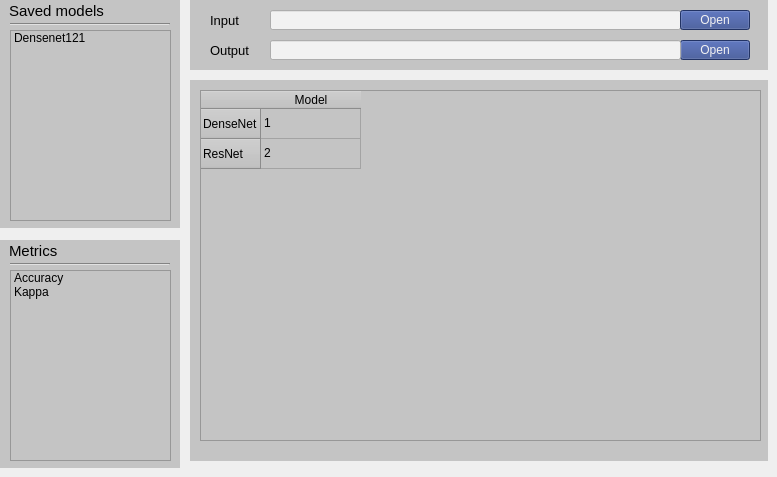
    <widget class="QWidget" name="page_mc">
     <widget class="QWidget" name="widget_folder_3" native="true">
      <property name="geometry">
       <rect>
        <x>190</x>
        <y>0</y>
        <width>578</width>
        <height>70</height>
       </rect>
      </property>
      <property name="styleSheet">
       <string notr="true">background-color: rgb(196, 196, 196);</string>
      </property>
      <widget class="QLabel" name="label_8">
       <property name="geometry">
        <rect>
         <x>20</x>
         <y>10</y>
         <width>60</width>
         <height>20</height>
        </rect>
       </property>
       <property name="font">
        <font>
         <pointsize>10</pointsize>
        </font>
       </property>
       <property name="text">
        <string>Input</string>
       </property>
      </widget>
      <widget class="QLabel" name="label_9">
       <property name="geometry">
        <rect>
         <x>20</x>
         <y>40</y>
         <width>60</width>
         <height>20</height>
        </rect>
       </property>
       <property name="font">
        <font>
         <pointsize>10</pointsize>
        </font>
       </property>
       <property name="text">
        <string>Output</string>
       </property>
      </widget>
      <widget class="QLineEdit" name="line_input_3">
       <property name="geometry">
        <rect>
         <x>80</x>
         <y>10</y>
         <width>411</width>
         <height>20</height>
        </rect>
       </property>
       <property name="styleSheet">
        <string notr="true">background-color: rgb(242, 242, 242);</string>
       </property>
      </widget>
      <widget class="QPushButton" name="btn_browser_input_3">
       <property name="geometry">
        <rect>
         <x>490</x>
         <y>10</y>
         <width>70</width>
         <height>20</height>
        </rect>
       </property>
       <property name="styleSheet">
        <string notr="true">background-color: rgb(48, 71, 140);
color: rgb(242, 242, 242);</string>
       </property>
       <property name="text">
        <string>Open</string>
       </property>
      </widget>
      <widget class="QPushButton" name="btn_browser_output_3">
       <property name="geometry">
        <rect>
         <x>490</x>
         <y>40</y>
         <width>70</width>
         <height>20</height>
        </rect>
       </property>
       <property name="styleSheet">
        <string notr="true">background-color: rgb(48, 71, 140);
color: rgb(242, 242, 242);</string>
       </property>
       <property name="text">
        <string>Open</string>
       </property>
      </widget>
      <widget class="QLineEdit" name="line_output_3">
       <property name="geometry">
        <rect>
         <x>80</x>
         <y>40</y>
         <width>411</width>
         <height>20</height>
        </rect>
       </property>
       <property name="styleSheet">
        <string notr="true">background-color: rgb(242, 242, 242);</string>
       </property>
      </widget>
     </widget>
     <widget class="QWidget" name="widget_train_test_4" native="true">
      <property name="geometry">
       <rect>
        <x>190</x>
        <y>80</y>
        <width>578</width>
        <height>381</height>
       </rect>
      </property>
      <property name="styleSheet">
       <string notr="true">background-color: rgb(196, 196, 196);</string>
      </property>
      <widget class="QTableWidget" name="tableWidget">
       <property name="geometry">
        <rect>
         <x>10</x>
         <y>10</y>
         <width>561</width>
         <height>351</height>
        </rect>
       </property>
       <row>
        <property name="text">
         <string>DenseNet</string>
        </property>
       </row>
       <row>
        <property name="text">
         <string>ResNet</string>
        </property>
       </row>
       <column>
        <property name="text">
         <string>Model</string>
        </property>
       </column>
       <item row="0" column="0">
        <property name="text">
         <string>1</string>
        </property>
       </item>
       <item row="1" column="0">
        <property name="text">
         <string>2</string>
        </property>
       </item>
      </widget>
     </widget>
     <widget class="QWidget" name="widget_Arch_2" native="true">
      <property name="geometry">
       <rect>
        <x>0</x>
        <y>0</y>
        <width>180</width>
        <height>228</height>
       </rect>
      </property>
      <property name="styleSheet">
       <string notr="true">background-color: rgb(196, 196, 196);</string>
      </property>
      <widget class="QLabel" name="label_16">
       <property name="geometry">
        <rect>
         <x>9</x>
         <y>0</y>
         <width>161</width>
         <height>21</height>
        </rect>
       </property>
       <property name="font">
        <font>
         <pointsize>11</pointsize>
        </font>
       </property>
       <property name="text">
        <string>Saved models </string>
       </property>
      </widget>
      <widget class="Line" name="line_2">
       <property name="geometry">
        <rect>
         <x>10</x>
         <y>23</y>
         <width>160</width>
         <height>3</height>
        </rect>
       </property>
       <property name="orientation">
        <enum>Qt::Horizontal</enum>
       </property>
      </widget>
      <widget class="QListWidget" name="list_saved_models">
       <property name="geometry">
        <rect>
         <x>10</x>
         <y>30</y>
         <width>161</width>
         <height>191</height>
        </rect>
       </property>
       <property name="styleSheet">
        <string notr="true"/>
       </property>
       <item>
        <property name="text">
         <string>Densenet121</string>
        </property>
        <property name="checkState">
         <enum>Unchecked</enum>
        </property>
       </item>
      </widget>
     </widget>
     <widget class="QWidget" name="widget_Arch_3" native="true">
      <property name="geometry">
       <rect>
        <x>0</x>
        <y>240</y>
        <width>180</width>
        <height>228</height>
       </rect>
      </property>
      <property name="styleSheet">
       <string notr="true">background-color: rgb(196, 196, 196);</string>
      </property>
      <widget class="QLabel" name="label_17">
       <property name="geometry">
        <rect>
         <x>9</x>
         <y>0</y>
         <width>161</width>
         <height>21</height>
        </rect>
       </property>
       <property name="font">
        <font>
         <pointsize>11</pointsize>
        </font>
       </property>
       <property name="text">
        <string>Metrics</string>
       </property>
      </widget>
      <widget class="Line" name="line_3">
       <property name="geometry">
        <rect>
         <x>10</x>
         <y>23</y>
         <width>160</width>
         <height>3</height>
        </rect>
       </property>
       <property name="orientation">
        <enum>Qt::Horizontal</enum>
       </property>
      </widget>
      <widget class="QListWidget" name="list_metrics">
       <property name="geometry">
        <rect>
         <x>10</x>
         <y>30</y>
         <width>161</width>
         <height>191</height>
        </rect>
       </property>
       <property name="styleSheet">
        <string notr="true"/>
       </property>
       <item>
        <property name="text">
         <string>Accuracy</string>
        </property>
        <property name="checkState">
         <enum>Unchecked</enum>
        </property>
       </item>
       <item>
        <property name="text">
         <string>Kappa</string>
        </property>
        <property name="checkState">
         <enum>Unchecked</enum>
        </property>
       </item>
      </widget>
     </widget>
    </widget>
